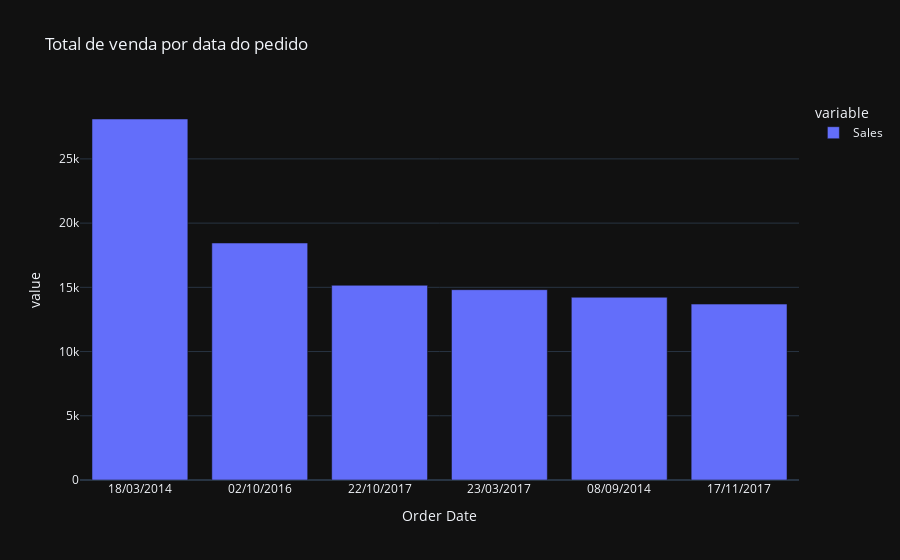

Notebook source saved alongside this figure:
### Code cell
fig = px.bar(df3,title='Total de venda por data do pedido ',template='plotly_dark')
fig.show()

### Figure 1 — Plotly figure (JSON) as saved in the notebook; plotly's stock layout.template omitted (floating-point values rounded to 4 significant figures)
{"data": [{"alignmentgroup": "True", "hovertemplate": "variable=Sales<br>Order Date=%{x}<br>value=%{y}<extra></extra>", "legendgroup": "Sales", "marker": {"color": "#636efa", "pattern": {"shape": ""}}, "name": "Sales", "offsetgroup": "Sales", "orientation": "v", "showlegend": true, "textposition": "auto", "type": "bar", "x": ["18/03/2014", "02/10/2016", "22/10/2017", "23/03/2017", "08/09/2014", "17/11/2017"], "xaxis": "x", "y": [28110.0, 18450.0, 15160.0, 14820.0, 14230.0, 13690.0], "yaxis": "y"}], "layout": {"autosize": true, "barmode": "relative", "legend": {"title": {"text": "variable"}, "tracegroupgap": 0}, "title": {"text": "Total de venda por data do pedido "}, "xaxis": {"anchor": "y", "autorange": true, "domain": [0, 1], "range": [-0.5, 5.5], "title": {"text": "Order Date"}, "type": "category"}, "yaxis": {"anchor": "x", "autorange": true, "domain": [0, 1], "range": [0, 29590.0], "title": {"text": "value"}, "type": "linear"}}}
